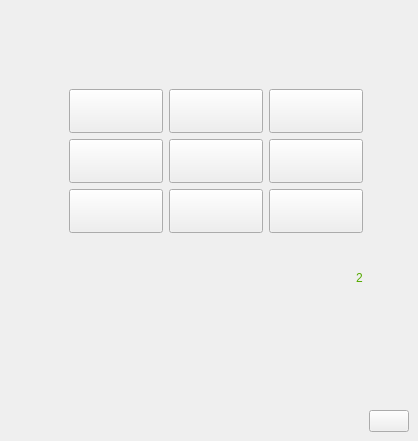
<?xml version="1.0" encoding="UTF-8"?>
<ui version="4.0">
 <class>este_sakta</class>
 <widget class="QMainWindow" name="este_sakta">
  <property name="geometry">
   <rect>
    <x>0</x>
    <y>0</y>
    <width>312</width>
    <height>441</height>
   </rect>
  </property>
  <property name="windowTitle">
   <string>MainWindow</string>
  </property>
  <property name="styleSheet">
   <string notr="true">border-image: url(:/images/este sakta/back_kyz.png);</string>
  </property>
  <widget class="QWidget" name="centralwidget">
   <layout class="QGridLayout" name="gridLayout_2">
    <item row="1" column="1" colspan="2">
     <layout class="QGridLayout" name="gridLayout">
      <item row="1" column="0">
       <widget class="QPushButton" name="pushButton_2">
        <property name="sizePolicy">
         <sizepolicy hsizetype="MinimumExpanding" vsizetype="MinimumExpanding">
          <horstretch>0</horstretch>
          <verstretch>0</verstretch>
         </sizepolicy>
        </property>
        <property name="font">
         <font>
          <pointsize>24</pointsize>
         </font>
        </property>
        <property name="styleSheet">
         <string notr="true">border-image: url(:/e_b);</string>
        </property>
        <property name="text">
         <string/>
        </property>
       </widget>
      </item>
      <item row="2" column="0">
       <widget class="QPushButton" name="pushButton_3">
        <property name="sizePolicy">
         <sizepolicy hsizetype="MinimumExpanding" vsizetype="MinimumExpanding">
          <horstretch>0</horstretch>
          <verstretch>0</verstretch>
         </sizepolicy>
        </property>
        <property name="font">
         <font>
          <pointsize>24</pointsize>
         </font>
        </property>
        <property name="styleSheet">
         <string notr="true">border-image: url(:/e_b);</string>
        </property>
        <property name="text">
         <string/>
        </property>
       </widget>
      </item>
      <item row="3" column="0">
       <widget class="QPushButton" name="pushButton_4">
        <property name="sizePolicy">
         <sizepolicy hsizetype="MinimumExpanding" vsizetype="MinimumExpanding">
          <horstretch>0</horstretch>
          <verstretch>0</verstretch>
         </sizepolicy>
        </property>
        <property name="font">
         <font>
          <pointsize>24</pointsize>
         </font>
        </property>
        <property name="styleSheet">
         <string notr="true">border-image: url(:/e_b);</string>
        </property>
        <property name="text">
         <string/>
        </property>
       </widget>
      </item>
      <item row="2" column="1">
       <widget class="QPushButton" name="pushButton_6">
        <property name="sizePolicy">
         <sizepolicy hsizetype="MinimumExpanding" vsizetype="MinimumExpanding">
          <horstretch>0</horstretch>
          <verstretch>0</verstretch>
         </sizepolicy>
        </property>
        <property name="font">
         <font>
          <pointsize>24</pointsize>
         </font>
        </property>
        <property name="styleSheet">
         <string notr="true">border-image: url(:/e_b);</string>
        </property>
        <property name="text">
         <string/>
        </property>
       </widget>
      </item>
      <item row="1" column="1">
       <widget class="QPushButton" name="pushButton_5">
        <property name="sizePolicy">
         <sizepolicy hsizetype="MinimumExpanding" vsizetype="MinimumExpanding">
          <horstretch>0</horstretch>
          <verstretch>0</verstretch>
         </sizepolicy>
        </property>
        <property name="font">
         <font>
          <pointsize>24</pointsize>
         </font>
        </property>
        <property name="styleSheet">
         <string notr="true">border-image: url(:/e_b);</string>
        </property>
        <property name="text">
         <string/>
        </property>
       </widget>
      </item>
      <item row="3" column="1">
       <widget class="QPushButton" name="pushButton_7">
        <property name="sizePolicy">
         <sizepolicy hsizetype="MinimumExpanding" vsizetype="MinimumExpanding">
          <horstretch>0</horstretch>
          <verstretch>0</verstretch>
         </sizepolicy>
        </property>
        <property name="font">
         <font>
          <pointsize>24</pointsize>
         </font>
        </property>
        <property name="styleSheet">
         <string notr="true">border-image: url(:/e_b);</string>
        </property>
        <property name="text">
         <string/>
        </property>
       </widget>
      </item>
      <item row="2" column="2">
       <widget class="QPushButton" name="pushButton_9">
        <property name="sizePolicy">
         <sizepolicy hsizetype="MinimumExpanding" vsizetype="MinimumExpanding">
          <horstretch>0</horstretch>
          <verstretch>0</verstretch>
         </sizepolicy>
        </property>
        <property name="font">
         <font>
          <pointsize>24</pointsize>
         </font>
        </property>
        <property name="styleSheet">
         <string notr="true">border-image: url(:/e_b);</string>
        </property>
        <property name="text">
         <string/>
        </property>
       </widget>
      </item>
      <item row="1" column="2">
       <widget class="QPushButton" name="pushButton_8">
        <property name="sizePolicy">
         <sizepolicy hsizetype="MinimumExpanding" vsizetype="MinimumExpanding">
          <horstretch>0</horstretch>
          <verstretch>0</verstretch>
         </sizepolicy>
        </property>
        <property name="font">
         <font>
          <pointsize>24</pointsize>
         </font>
        </property>
        <property name="styleSheet">
         <string notr="true">border-image: url(:/e_b);</string>
        </property>
        <property name="text">
         <string/>
        </property>
       </widget>
      </item>
      <item row="3" column="2">
       <widget class="QPushButton" name="pushButton_10">
        <property name="sizePolicy">
         <sizepolicy hsizetype="MinimumExpanding" vsizetype="MinimumExpanding">
          <horstretch>0</horstretch>
          <verstretch>0</verstretch>
         </sizepolicy>
        </property>
        <property name="font">
         <font>
          <pointsize>24</pointsize>
         </font>
        </property>
        <property name="styleSheet">
         <string notr="true">border-image: url(:/e_b);</string>
        </property>
        <property name="text">
         <string/>
        </property>
       </widget>
      </item>
      <item row="0" column="0">
       <spacer name="verticalSpacer_3">
        <property name="orientation">
         <enum>Qt::Vertical</enum>
        </property>
        <property name="sizeType">
         <enum>QSizePolicy::Fixed</enum>
        </property>
        <property name="sizeHint" stdset="0">
         <size>
          <width>20</width>
          <height>40</height>
         </size>
        </property>
       </spacer>
      </item>
     </layout>
    </item>
    <item row="4" column="3">
     <widget class="QPushButton" name="pushButton">
      <property name="sizePolicy">
       <sizepolicy hsizetype="Minimum" vsizetype="Preferred">
        <horstretch>0</horstretch>
        <verstretch>0</verstretch>
       </sizepolicy>
      </property>
      <property name="styleSheet">
       <string notr="true">border-image: url(:/e_b);
font: 75 20pt &quot;MS Shell Dlg 2&quot;;</string>
      </property>
      <property name="text">
       <string/>
      </property>
     </widget>
    </item>
    <item row="0" column="1">
     <spacer name="verticalSpacer">
      <property name="orientation">
       <enum>Qt::Vertical</enum>
      </property>
      <property name="sizeType">
       <enum>QSizePolicy::Maximum</enum>
      </property>
      <property name="sizeHint" stdset="0">
       <size>
        <width>20</width>
        <height>40</height>
       </size>
      </property>
     </spacer>
    </item>
    <item row="3" column="1">
     <spacer name="verticalSpacer_2">
      <property name="orientation">
       <enum>Qt::Vertical</enum>
      </property>
      <property name="sizeType">
       <enum>QSizePolicy::MinimumExpanding</enum>
      </property>
      <property name="sizeHint" stdset="0">
       <size>
        <width>20</width>
        <height>40</height>
       </size>
      </property>
     </spacer>
    </item>
    <item row="4" column="1">
     <spacer name="horizontalSpacer">
      <property name="orientation">
       <enum>Qt::Horizontal</enum>
      </property>
      <property name="sizeHint" stdset="0">
       <size>
        <width>40</width>
        <height>20</height>
       </size>
      </property>
     </spacer>
    </item>
    <item row="1" column="0">
     <spacer name="horizontalSpacer_5">
      <property name="orientation">
       <enum>Qt::Horizontal</enum>
      </property>
      <property name="sizeType">
       <enum>QSizePolicy::MinimumExpanding</enum>
      </property>
      <property name="sizeHint" stdset="0">
       <size>
        <width>60</width>
        <height>20</height>
       </size>
      </property>
     </spacer>
    </item>
    <item row="2" column="1">
     <widget class="QLabel" name="label">
      <property name="sizePolicy">
       <sizepolicy hsizetype="MinimumExpanding" vsizetype="Preferred">
        <horstretch>0</horstretch>
        <verstretch>0</verstretch>
       </sizepolicy>
      </property>
      <property name="font">
       <font>
        <pointsize>50</pointsize>
       </font>
      </property>
      <property name="styleSheet">
       <string notr="true">border-image: url(:/images/about and points/text_score.png);</string>
      </property>
      <property name="text">
       <string/>
      </property>
     </widget>
    </item>
    <item row="2" column="2">
     <widget class="QLabel" name="label_2">
      <property name="sizePolicy">
       <sizepolicy hsizetype="Preferred" vsizetype="Preferred">
        <horstretch>0</horstretch>
        <verstretch>0</verstretch>
       </sizepolicy>
      </property>
      <property name="styleSheet">
       <string notr="true">border-image: url(:/images/about and points/blank.png);
font: 75 24pt &quot;MS Shell Dlg 2&quot;;
color: rgb(85, 170, 0);</string>
      </property>
      <property name="text">
       <string>2</string>
      </property>
     </widget>
    </item>
    <item row="1" column="3">
     <spacer name="horizontalSpacer_3">
      <property name="orientation">
       <enum>Qt::Horizontal</enum>
      </property>
      <property name="sizeType">
       <enum>QSizePolicy::MinimumExpanding</enum>
      </property>
      <property name="sizeHint" stdset="0">
       <size>
        <width>40</width>
        <height>20</height>
       </size>
      </property>
     </spacer>
    </item>
   </layout>
  </widget>
 </widget>
 <resources/>
 <connections/>
</ui>
